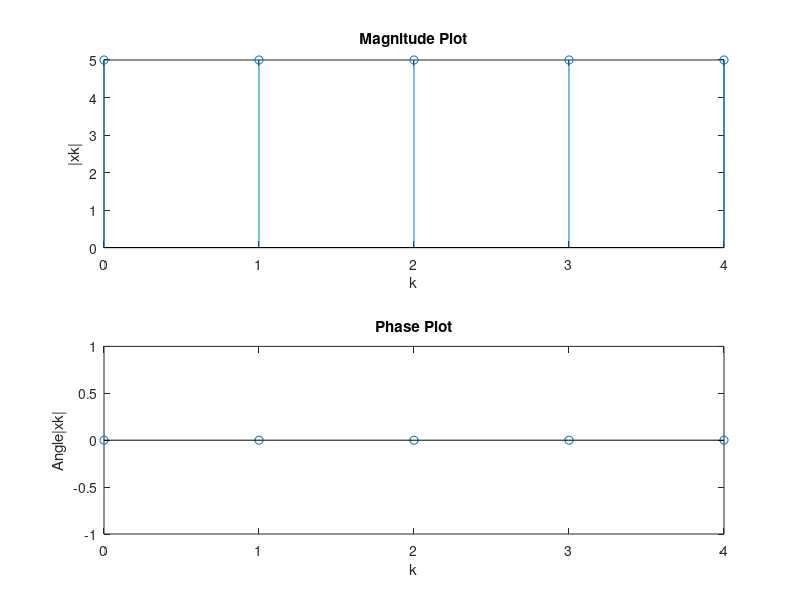

Source code (MATLAB):
clc;
close all;
clear all;
%%DFT
N=input('Enter the no of samples:');
xn=input('Enter the original sequence:');
xk=fft(xn,N)
k=0:1:N-1;
subplot(2,1,1);
stem(k,abs(xk));
title('Magnitude Plot');
xlabel('k');
ylabel('|xk|');
subplot(2,1,2);
stem(k,angle(xk));
title('Phase Plot');
xlabel('k');
ylabel('Angle|xk|');